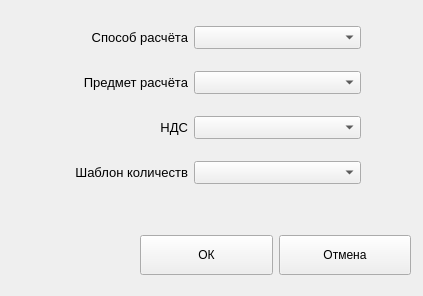
<?xml version="1.0" encoding="UTF-8"?>
<ui version="4.0">
 <class>SettingProgWindow</class>
 <widget class="QWidget" name="SettingProgWindow">
  <property name="geometry">
   <rect>
    <x>0</x>
    <y>0</y>
    <width>423</width>
    <height>296</height>
   </rect>
  </property>
  <property name="windowTitle">
   <string>Form</string>
  </property>
  <property name="styleSheet">
   <string notr="true"/>
  </property>
  <widget class="QWidget" name="horizontalLayoutWidget">
   <property name="geometry">
    <rect>
     <x>140</x>
     <y>210</y>
     <width>271</width>
     <height>91</height>
    </rect>
   </property>
   <layout class="QHBoxLayout" name="horizontalLayout">
    <item>
     <widget class="QPushButton" name="pushButton_ok">
      <property name="minimumSize">
       <size>
        <width>0</width>
        <height>40</height>
       </size>
      </property>
      <property name="font">
       <font>
        <pointsize>9</pointsize>
       </font>
      </property>
      <property name="text">
       <string>ОК</string>
      </property>
     </widget>
    </item>
    <item>
     <widget class="QPushButton" name="pushButton_cansel">
      <property name="minimumSize">
       <size>
        <width>0</width>
        <height>40</height>
       </size>
      </property>
      <property name="font">
       <font>
        <pointsize>9</pointsize>
       </font>
      </property>
      <property name="text">
       <string>Отмена</string>
      </property>
     </widget>
    </item>
   </layout>
  </widget>
  <widget class="QWidget" name="verticalLayoutWidget">
   <property name="geometry">
    <rect>
     <x>20</x>
     <y>10</y>
     <width>341</width>
     <height>191</height>
    </rect>
   </property>
   <layout class="QVBoxLayout" name="verticalLayout">
    <item>
     <layout class="QHBoxLayout" name="horizontalLayout_2">
      <item>
       <widget class="QLabel" name="label_way">
        <property name="minimumSize">
         <size>
          <width>120</width>
          <height>0</height>
         </size>
        </property>
        <property name="font">
         <font>
          <pointsize>10</pointsize>
         </font>
        </property>
        <property name="text">
         <string>&lt;html&gt;&lt;head/&gt;&lt;body&gt;&lt;p align=&quot;right&quot;&gt;Способ расчёта&lt;/p&gt;&lt;/body&gt;&lt;/html&gt;</string>
        </property>
       </widget>
      </item>
      <item>
       <widget class="QComboBox" name="comboBox_way">
        <property name="font">
         <font>
          <pointsize>10</pointsize>
         </font>
        </property>
       </widget>
      </item>
     </layout>
    </item>
    <item>
     <layout class="QHBoxLayout" name="horizontalLayout_3">
      <item>
       <widget class="QLabel" name="label_think">
        <property name="minimumSize">
         <size>
          <width>120</width>
          <height>0</height>
         </size>
        </property>
        <property name="font">
         <font>
          <pointsize>10</pointsize>
         </font>
        </property>
        <property name="text">
         <string>&lt;html&gt;&lt;head/&gt;&lt;body&gt;&lt;p align=&quot;right&quot;&gt;Предмет расчёта&lt;/p&gt;&lt;/body&gt;&lt;/html&gt;</string>
        </property>
       </widget>
      </item>
      <item>
       <widget class="QComboBox" name="comboBox_think">
        <property name="font">
         <font>
          <pointsize>10</pointsize>
         </font>
        </property>
       </widget>
      </item>
     </layout>
    </item>
    <item>
     <layout class="QHBoxLayout" name="horizontalLayout_4">
      <item>
       <widget class="QLabel" name="label_nds">
        <property name="minimumSize">
         <size>
          <width>120</width>
          <height>0</height>
         </size>
        </property>
        <property name="font">
         <font>
          <pointsize>10</pointsize>
         </font>
        </property>
        <property name="text">
         <string>&lt;html&gt;&lt;head/&gt;&lt;body&gt;&lt;p align=&quot;right&quot;&gt;НДС&lt;/p&gt;&lt;/body&gt;&lt;/html&gt;</string>
        </property>
       </widget>
      </item>
      <item>
       <widget class="QComboBox" name="comboBox_nds">
        <property name="font">
         <font>
          <pointsize>10</pointsize>
         </font>
        </property>
       </widget>
      </item>
     </layout>
    </item>
    <item>
     <layout class="QHBoxLayout" name="horizontalLayout_5">
      <item>
       <widget class="QLabel" name="label_template">
        <property name="minimumSize">
         <size>
          <width>120</width>
          <height>0</height>
         </size>
        </property>
        <property name="font">
         <font>
          <pointsize>10</pointsize>
         </font>
        </property>
        <property name="text">
         <string>&lt;html&gt;&lt;head/&gt;&lt;body&gt;&lt;p align=&quot;right&quot;&gt;Шаблон количеств&lt;/p&gt;&lt;/body&gt;&lt;/html&gt;</string>
        </property>
       </widget>
      </item>
      <item>
       <widget class="QComboBox" name="comboBox_template">
        <property name="font">
         <font>
          <pointsize>10</pointsize>
         </font>
        </property>
       </widget>
      </item>
     </layout>
    </item>
   </layout>
  </widget>
 </widget>
 <resources/>
 <connections/>
</ui>
